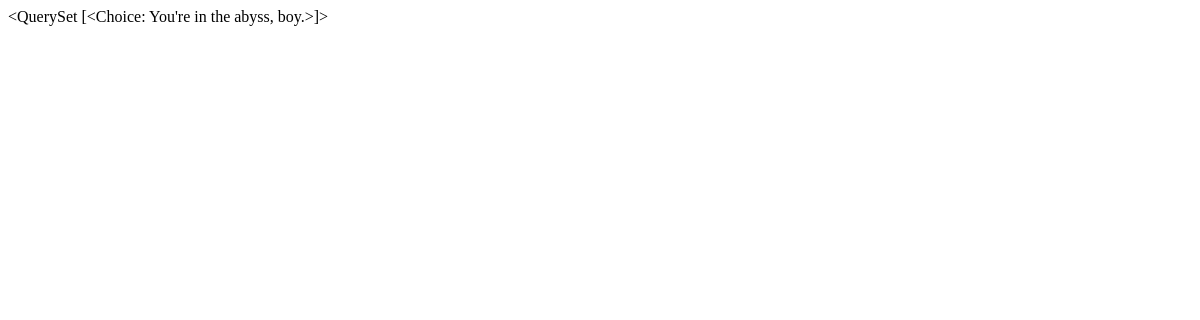
Page /polls/3/ on the earlier database version.
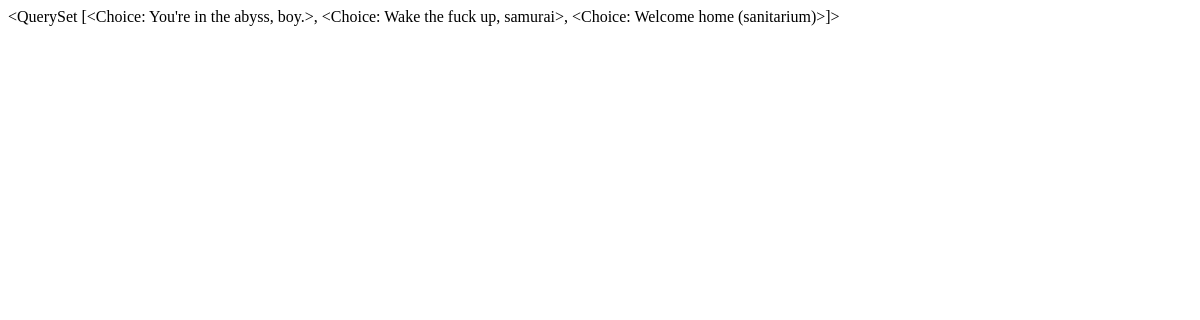
Same page on the later database version.
### polls/models.py (models this page shows, shortened)
class Question(models.Model):
    text = models.CharField(max_length=1000)
    pub_Date = models.DateTimeField("date published")

class Choice(models.Model):
    question = models.ForeignKey(Question, on_delete=models.CASCADE)
    text = models.CharField(max_length=1000)
    votes = models.IntegerField(default=0)
    def __str__(self):
        return self.text

### polls/views.py (the view)
# urls.py: path("<int:pk>/", views.DetailView.as_view(), name="detail"),
class DetailView(generic.DetailView):
    model = Question
    template_name = "polls/detail.html"

### polls/Templates/polls/detail.html (shortened to what this page needs)
<!DOCTYPE html>
<html lang="en">
<head>
</head>
<body>
    {{question.choice_set.all}}
</body>
</html>

Differences in the rows shown:
changed Question: choice_set.all "<QuerySet [<Choice: You're in the abyss, boy.>]>" → "<QuerySet [<Choice: You're in the abyss, boy.>, <Choice: Wake the fuck up, samurai>, <Choice: Welcome home (sanitarium)>]>"
